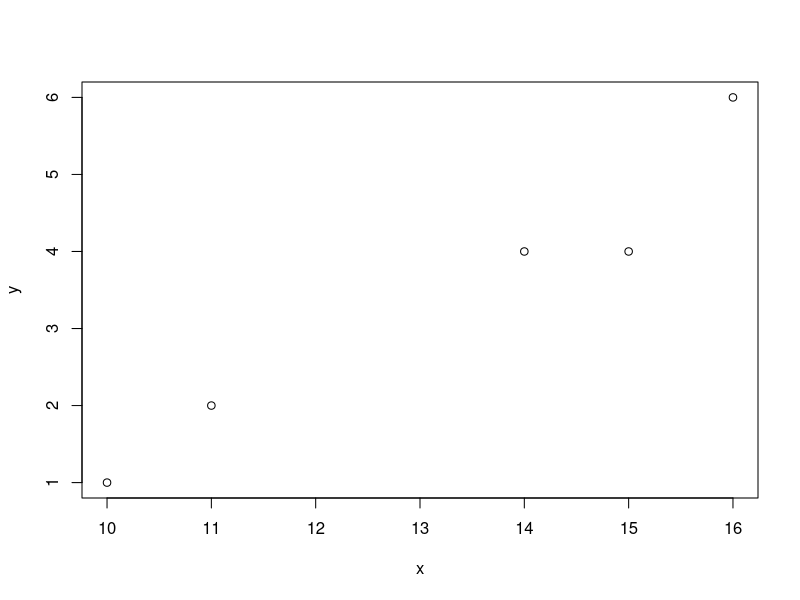
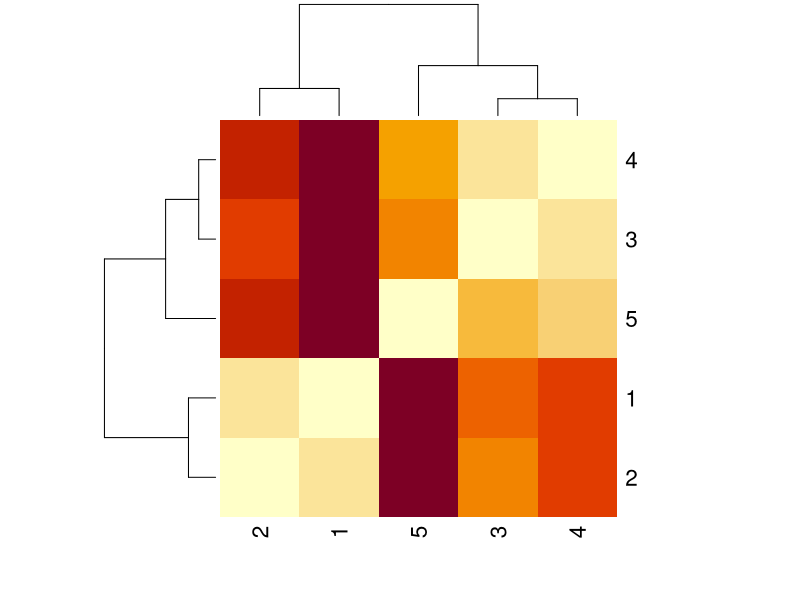

The R script that drew these images, in order:
X11()

df <- data.frame (
   x = c(10, 11,  14, 15, 16),
   y = c( 1,  2,   4,  4,  6)
)

plot (df)

z <- locator(1)

ds <- dist(df)

dm <- as.matrix(ds)

dm

heatmap(dm)

z <- locator(1)
